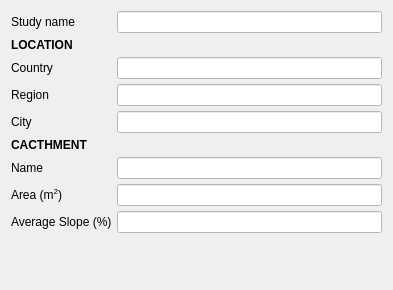
               <widget class="QWidget" name="Domain_Box">
                <property name="geometry">
                 <rect>
                  <x>0</x>
                  <y>0</y>
                  <width>393</width>
                  <height>290</height>
                 </rect>
                </property>
                <attribute name="label">
                 <string>DOMAIN</string>
                </attribute>
                <layout class="QVBoxLayout" name="verticalLayout_12">
                 <item>
                  <layout class="QFormLayout" name="StudyName_Form_3">
                   <property name="labelAlignment">
                    <set>Qt::AlignLeading|Qt::AlignLeft|Qt::AlignVCenter</set>
                   </property>
                   <property name="horizontalSpacing">
                    <number>5</number>
                   </property>
                   <property name="verticalSpacing">
                    <number>5</number>
                   </property>
                   <property name="leftMargin">
                    <number>0</number>
                   </property>
                   <item row="0" column="0">
                    <widget class="QLabel" name="studyNameLabel_3">
                     <property name="styleSheet">
                      <string notr="true">background-color: rgba(0, 0, 0, 0);</string>
                     </property>
                     <property name="text">
                      <string>Study name</string>
                     </property>
                    </widget>
                   </item>
                   <item row="0" column="1">
                    <widget class="QLineEdit" name="studyNameLineEdit_3">
                     <property name="styleSheet">
                      <string notr="true">background-color: white;</string>
                     </property>
                    </widget>
                   </item>
                   <item row="1" column="0">
                    <widget class="QLabel" name="Location_Label_2">
                     <property name="sizePolicy">
                      <sizepolicy hsizetype="Preferred" vsizetype="Minimum">
                       <horstretch>0</horstretch>
                       <verstretch>0</verstretch>
                      </sizepolicy>
                     </property>
                     <property name="maximumSize">
                      <size>
                       <width>16777215</width>
                       <height>15</height>
                      </size>
                     </property>
                     <property name="styleSheet">
                      <string notr="true">background-color: rgba(0, 0, 0, 0);</string>
                     </property>
                     <property name="text">
                      <string>&lt;html&gt;&lt;head/&gt;&lt;body&gt;&lt;p&gt;&lt;span style=&quot; font-weight:700;&quot;&gt;LOCATION&lt;/span&gt;&lt;/p&gt;&lt;/body&gt;&lt;/html&gt;</string>
                     </property>
                     <property name="textFormat">
                      <enum>Qt::AutoText</enum>
                     </property>
                     <property name="margin">
                      <number>0</number>
                     </property>
                    </widget>
                   </item>
                   <item row="2" column="0">
                    <widget class="QLabel" name="countryLabel_6">
                     <property name="styleSheet">
                      <string notr="true">background-color: rgba(0, 0, 0, 0);</string>
                     </property>
                     <property name="text">
                      <string>Country</string>
                     </property>
                    </widget>
                   </item>
                   <item row="2" column="1">
                    <widget class="QLineEdit" name="countryLineEdit_6">
                     <property name="styleSheet">
                      <string notr="true">background-color: white;</string>
                     </property>
                    </widget>
                   </item>
                   <item row="3" column="0">
                    <widget class="QLabel" name="regionLabel_4">
                     <property name="styleSheet">
                      <string notr="true">background-color: rgba(0, 0, 0, 0);</string>
                     </property>
                     <property name="text">
                      <string>Region</string>
                     </property>
                    </widget>
                   </item>
                   <item row="3" column="1">
                    <widget class="QLineEdit" name="regionLineEdit_4">
                     <property name="styleSheet">
                      <string notr="true">background-color: white;</string>
                     </property>
                    </widget>
                   </item>
                   <item row="4" column="0">
                    <widget class="QLabel" name="cityLabel_4">
                     <property name="styleSheet">
                      <string notr="true">background-color: rgba(0, 0, 0, 0);</string>
                     </property>
                     <property name="text">
                      <string>City</string>
                     </property>
                    </widget>
                   </item>
                   <item row="4" column="1">
                    <widget class="QLineEdit" name="cityLineEdit_4">
                     <property name="styleSheet">
                      <string notr="true">background-color: white;</string>
                     </property>
                    </widget>
                   </item>
                   <item row="5" column="0">
                    <widget class="QLabel" name="Catchment_Label_2">
                     <property name="maximumSize">
                      <size>
                       <width>16777215</width>
                       <height>15</height>
                      </size>
                     </property>
                     <property name="styleSheet">
                      <string notr="true">background-color: rgba(0, 0, 0, 0);

border: 2px;
border-bottom-color: rgb(255, 170, 0);</string>
                     </property>
                     <property name="text">
                      <string>&lt;!DOCTYPE HTML PUBLIC &quot;-//W3C//DTD HTML 4.0//EN&quot; &quot;http://www.w3.org/TR/REC-html40/strict.dtd&quot;&gt;
&lt;html&gt;&lt;head&gt;&lt;meta name=&quot;qrichtext&quot; content=&quot;1&quot; /&gt;&lt;meta charset=&quot;utf-8&quot; /&gt;&lt;style type=&quot;text/css&quot;&gt;
p, li { white-space: pre-wrap; }
hr { height: 1px; border-width: 0; }
li.unchecked::marker { content: &quot;\2610&quot;; }
li.checked::marker { content: &quot;\2612&quot;; }
&lt;/style&gt;&lt;/head&gt;&lt;body style=&quot; font-family:'Segoe UI'; font-size:9pt; font-weight:400; font-style:normal;&quot;&gt;
&lt;p style=&quot; margin-top:12px; margin-bottom:12px; margin-left:0px; margin-right:0px; -qt-block-indent:0; text-indent:0px;&quot;&gt;&lt;span style=&quot; font-weight:700;&quot;&gt;CACTHMENT&lt;/span&gt;&lt;/p&gt;&lt;/body&gt;&lt;/html&gt;</string>
                     </property>
                     <property name="textFormat">
                      <enum>Qt::RichText</enum>
                     </property>
                    </widget>
                   </item>
                   <item row="6" column="0">
                    <widget class="QLabel" name="nameLabel_2">
                     <property name="styleSheet">
                      <string notr="true">background-color: rgba(0, 0, 0, 0);</string>
                     </property>
                     <property name="text">
                      <string>Name</string>
                     </property>
                    </widget>
                   </item>
                   <item row="6" column="1">
                    <widget class="QLineEdit" name="nameLineEdit_2">
                     <property name="styleSheet">
                      <string notr="true">background-color: white</string>
                     </property>
                     <property name="dragEnabled">
                      <bool>true</bool>
                     </property>
                     <property name="clearButtonEnabled">
                      <bool>false</bool>
                     </property>
                    </widget>
                   </item>
                   <item row="7" column="0">
                    <widget class="QLabel" name="areaM2Label_2">
                     <property name="styleSheet">
                      <string notr="true">background-color: rgba(0, 0, 0, 0);</string>
                     </property>
                     <property name="text">
                      <string>&lt;html&gt;&lt;head/&gt;&lt;body&gt;&lt;p&gt;Area (m&lt;span style=&quot; vertical-align:super;&quot;&gt;2&lt;/span&gt;)&lt;/p&gt;&lt;/body&gt;&lt;/html&gt;</string>
                     </property>
                    </widget>
                   </item>
                   <item row="7" column="1">
                    <widget class="QLineEdit" name="areaM2LineEdit_2">
                     <property name="styleSheet">
                      <string notr="true">background-color: white</string>
                     </property>
                    </widget>
                   </item>
                   <item row="8" column="0">
                    <widget class="QLabel" name="averageSlopeLabel_2">
                     <property name="styleSheet">
                      <string notr="true">background-color: rgba(0, 0, 0, 0);</string>
                     </property>
                     <property name="text">
                      <string>Average Slope (%)</string>
                     </property>
                    </widget>
                   </item>
                   <item row="8" column="1">
                    <widget class="QLineEdit" name="averageSlopeLineEdit_2">
                     <property name="styleSheet">
                      <string notr="true">background-color: white</string>
                     </property>
                    </widget>
                   </item>
                  </layout>
                 </item>
                 <item>
                  <spacer name="verticalSpacer_9">
                   <property name="orientation">
                    <enum>Qt::Vertical</enum>
                   </property>
                   <property name="sizeHint" stdset="0">
                    <size>
                     <width>20</width>
                     <height>40</height>
                    </size>
                   </property>
                  </spacer>
                 </item>
                </layout>
               </widget>
